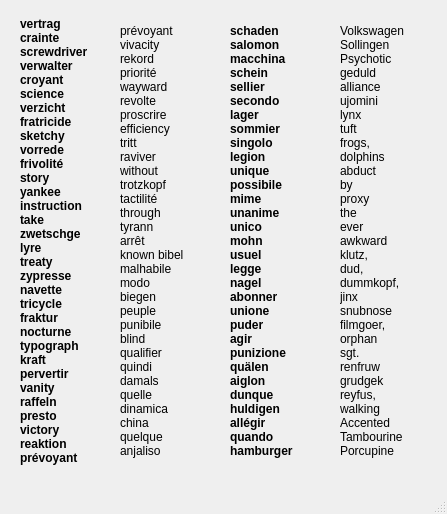
<?xml version="1.0" encoding="UTF-8"?>
<ui version="4.0">
 <class>mainWindow</class>
 <widget class="QMainWindow" name="mainWindow">
  <property name="geometry">
   <rect>
    <x>0</x>
    <y>0</y>
    <width>447</width>
    <height>514</height>
   </rect>
  </property>
  <property name="windowTitle">
   <string>Oxygen Font Test</string>
  </property>
  <widget class="QWidget" name="centralwidget">
   <widget class="QLabel" name="label">
    <property name="geometry">
     <rect>
      <x>20</x>
      <y>10</y>
      <width>91</width>
      <height>461</height>
     </rect>
    </property>
    <property name="font">
     <font>
      <weight>75</weight>
      <bold>true</bold>
     </font>
    </property>
    <property name="text">
     <string>vertrag
crainte
screwdriver
verwalter
croyant
science
verzicht
fratricide
sketchy
vorrede
frivolité
story
yankee
instruction
take
zwetschge
lyre
treaty
zypresse
navette
tricycle
fraktur
nocturne
typograph
kraft
pervertir
vanity
raffeln
presto
victory
reaktion
prévoyant</string>
    </property>
   </widget>
   <widget class="QLabel" name="label_2">
    <property name="geometry">
     <rect>
      <x>120</x>
      <y>0</y>
      <width>91</width>
      <height>481</height>
     </rect>
    </property>
    <property name="text">
     <string>prévoyant
vivacity
rekord
priorité
wayward
revolte
proscrire
efficiency
tritt
raviver
without
trotzkopf
tactilité
through
tyrann
arrêt
known bibel
malhabile
modo
biegen
peuple
punibile
blind
qualifier
quindi
damals
quelle
dinamica
china
quelque
anjaliso</string>
    </property>
   </widget>
   <widget class="QLabel" name="label_3">
    <property name="geometry">
     <rect>
      <x>230</x>
      <y>0</y>
      <width>91</width>
      <height>481</height>
     </rect>
    </property>
    <property name="font">
     <font>
      <weight>75</weight>
      <bold>true</bold>
     </font>
    </property>
    <property name="text">
     <string>schaden
salomon
macchina
schein
sellier
secondo
lager
sommier
singolo
legion
unique
possibile
mime
unanime
unico
mohn
usuel
legge
nagel
abonner
unione
puder
agir
punizione
quälen
aiglon
dunque
huldigen
allégir
quando
hamburger</string>
    </property>
   </widget>
   <widget class="QLabel" name="label_4">
    <property name="geometry">
     <rect>
      <x>340</x>
      <y>0</y>
      <width>91</width>
      <height>481</height>
     </rect>
    </property>
    <property name="text">
     <string>Volkswagen
Sollingen
Psychotic
geduld
alliance
ujomini
lynx
tuft
frogs,
dolphins
abduct
by
proxy
the
ever
awkward
klutz,
dud,
dummkopf,
jinx
snubnose
filmgoer,
orphan
sgt.
renfruw
grudgek
reyfus,
walking
Accented
Tambourine
Porcupine</string>
    </property>
   </widget>
  </widget>
  <widget class="QMenuBar" name="menubar">
   <property name="geometry">
    <rect>
     <x>0</x>
     <y>0</y>
     <width>447</width>
     <height>21</height>
    </rect>
   </property>
  </widget>
  <widget class="QStatusBar" name="statusbar"/>
 </widget>
 <resources/>
 <connections/>
</ui>
